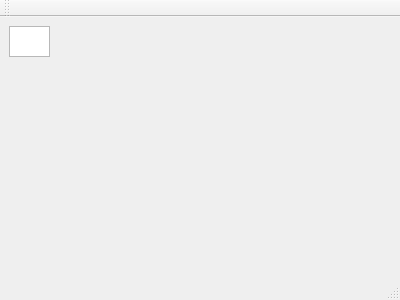
<?xml version="1.0" encoding="UTF-8"?>
<ui version="4.0">
 <class>MainWindow</class>
 <widget class="QMainWindow" name="MainWindow">
  <property name="geometry">
   <rect>
    <x>0</x>
    <y>0</y>
    <width>400</width>
    <height>300</height>
   </rect>
  </property>
  <property name="windowTitle">
   <string>MainWindow</string>
  </property>
  <widget class="QWidget" name="centralWidget">
   <widget class="QTextEdit" name="textEdit">
    <property name="geometry">
     <rect>
      <x>9</x>
      <y>9</y>
      <width>41</width>
      <height>31</height>
     </rect>
    </property>
   </widget>
  </widget>
  <widget class="QMenuBar" name="menuBar">
   <property name="geometry">
    <rect>
     <x>0</x>
     <y>0</y>
     <width>400</width>
     <height>18</height>
    </rect>
   </property>
  </widget>
  <widget class="QToolBar" name="mainToolBar">
   <attribute name="toolBarArea">
    <enum>TopToolBarArea</enum>
   </attribute>
   <attribute name="toolBarBreak">
    <bool>false</bool>
   </attribute>
  </widget>
  <widget class="QStatusBar" name="statusBar"/>
 </widget>
 <layoutdefault spacing="6" margin="11"/>
 <resources/>
 <connections/>
</ui>
